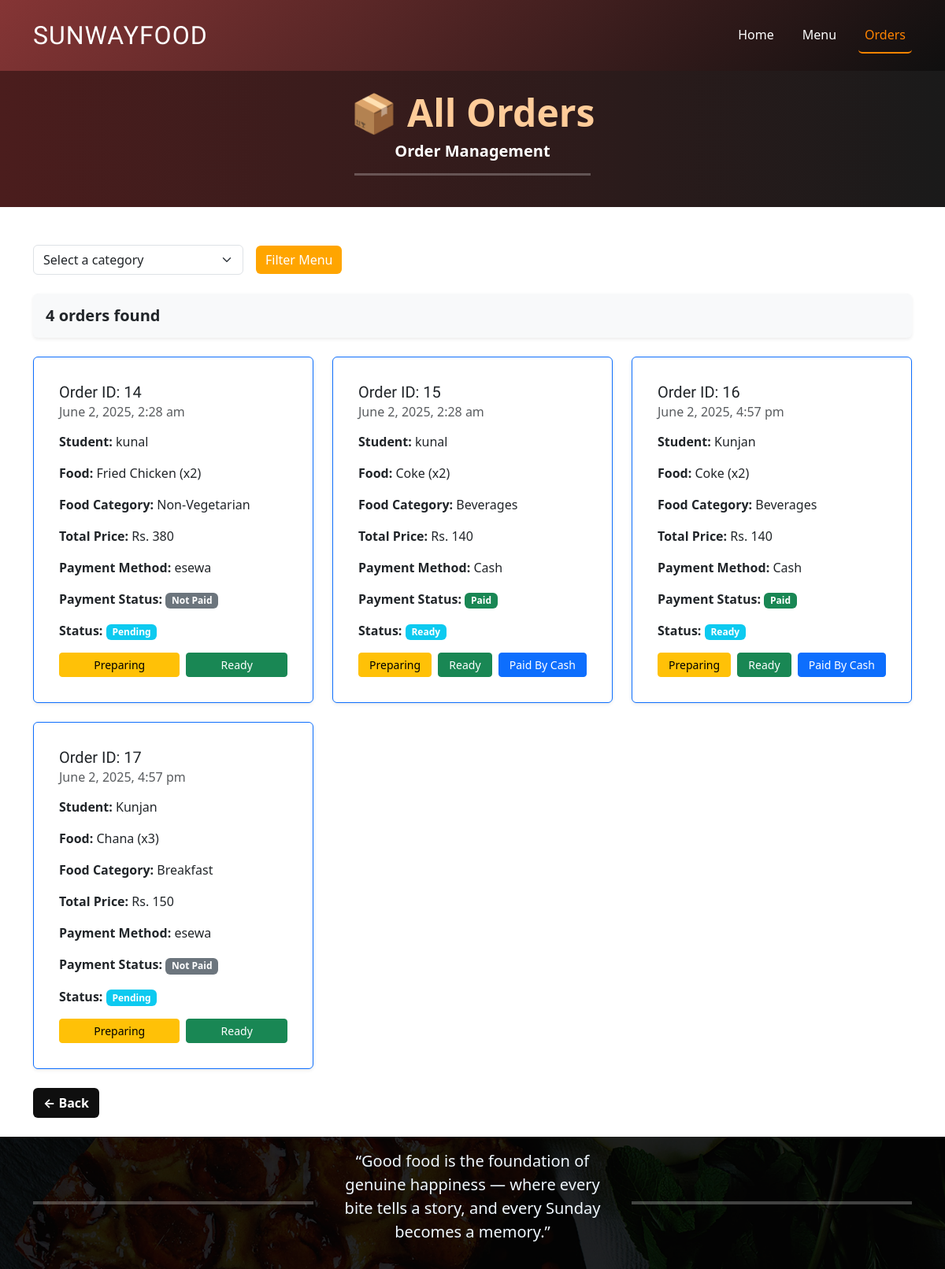
The app's page /php_Project/phpScripts/allOrders.php with its own data.
### tables this page shows
CREATE TABLE `orders` (
  `id` int(11) NOT NULL AUTO_INCREMENT,
  `user_id` int(11) DEFAULT NULL,
  `order_time` timestamp NOT NULL DEFAULT current_timestamp(),
  `total_price` int(11) DEFAULT NULL,
  `status` enum('Pending','Preparing','Ready') DEFAULT 'Pending',
  `pay_method` enum('Cash','esewa') DEFAULT 'Cash',
  `payment` varchar(20) DEFAULT 'Not Paid',
  PRIMARY KEY (`id`),
  KEY `user_id` (`user_id`),
  CONSTRAINT `orders_ibfk_1` FOREIGN KEY (`user_id`) REFERENCES `users` (`id`)
);

CREATE TABLE `users` (
  `id` int(11) NOT NULL AUTO_INCREMENT,
  `FULL_name` varchar(255) NOT NULL,
  `email` varchar(100) NOT NULL,
  `password` varchar(255) NOT NULL,
  `role` enum('student','admin') DEFAULT 'student',
  `created_at` timestamp NOT NULL DEFAULT current_timestamp(),
  PRIMARY KEY (`id`),
  UNIQUE KEY `email` (`email`)
);

CREATE TABLE `menu_items` (
  `id` int(11) NOT NULL AUTO_INCREMENT,
  `name` varchar(100) NOT NULL,
  `category_id` int(11) DEFAULT NULL,
  `price` decimal(10,2) NOT NULL,
  `description` text DEFAULT NULL,
  `image_path` varchar(255) DEFAULT NULL,
  PRIMARY KEY (`id`),
  KEY `category_id` (`category_id`),
  CONSTRAINT `menu_items_ibfk_1` FOREIGN KEY (`category_id`) REFERENCES `categories` (`id`)
);

CREATE TABLE `order_items` (
  `id` int(11) NOT NULL AUTO_INCREMENT,
  `order_id` int(11) DEFAULT NULL,
  `item_id` int(11) DEFAULT NULL,
  `quantity` int(11) DEFAULT NULL,
  PRIMARY KEY (`id`),
  KEY `order_id` (`order_id`),
  KEY `item_id` (`item_id`),
  CONSTRAINT `order_items_ibfk_1` FOREIGN KEY (`order_id`) REFERENCES `orders` (`id`),
  CONSTRAINT `order_items_ibfk_2` FOREIGN KEY (`item_id`) REFERENCES `menu_items` (`id`)
);

CREATE TABLE `categories` (
  `id` int(11) NOT NULL AUTO_INCREMENT,
  `name` varchar(50) NOT NULL,
  PRIMARY KEY (`id`)
);

### php_Project/phpScripts/allOrders.php (the view, shortened to what this page needs)
<?php
    include ('../includes/dbconn.php');
    $isLoggedIn = isset($_SESSION['name']);
    if($_SERVER['REQUEST_METHOD']=='POST'){
        $category = $_POST['category_select'];
        if ($category == 'all'){
            $select = "SELECT o.id AS order_id, o.order_time, o.total_price, o.status, o.pay_method, o.payment, mi.name AS food_name, oi.quantity, u.FULL_name as fullName, c.name as category_name FROM orders o JOIN order_items oi ON o.id = oi.order_id JOIN menu_items mi ON oi.item_id = mi.id join users u on u.id = o.user_id join categories c on c.id=mi.category_id";
        }else{
            $select = "SELECT o.id AS order_id, o.order_time, o.total_price, o.status, o.pay_method, o.payment, mi.name AS food_name, oi.quantity, u.FULL_name as fullName, c.name as category_name FROM orders o JOIN order_items oi ON o.id = oi.order_id JOIN menu_items mi ON oi.item_id = mi.id join users u on u.id = o.user_id join categories c on c.id=mi.category_id where c.name='$category'";
        }
    } else {
        $select = "SELECT o.id AS order_id, o.order_time, o.total_price, o.status, o.pay_method, o.payment, mi.name AS food_name, oi.quantity, u.FULL_name as fullName, c.name as category_name FROM orders o JOIN order_items oi ON o.id = oi.order_id JOIN menu_items mi ON oi.item_id = mi.id join users u on u.id = o.user_id join categories c on c.id=mi.category_id";
    }
    $result = mysqli_query($dbconn, $select);
?>
<!DOCTYPE html>
<html lang="en">
<head>
    <link href="https://cdn.jsdelivr.net/npm/bootstrap@5.3.3/dist/css/bootstrap.min.css" rel="stylesheet">
    <link href="../css/main.css" rel="stylesheet">
</head>
<body>
    <nav class="navbar navbar-expand-lg bg-dark navbar-dark py-3 main-page-nav">
        <div class="container">
        <a class="navbar-brand" href="../index.php">SUNWAYFOOD</a>
        <div class="collapse navbar-collapse" id="navbarNav">
            <ul class="navbar-nav ms-auto">
            <li class="nav-item">
                <a class="nav-link" href="../index.php">Home</a>
            </li>
            <li class="nav-item">
                <a class="nav-link" href="<?= $isLoggedIn ? 'admin_main.php' : 'login.php' ?>">Menu</a>
            </li>
            <li class="nav-item">
                <a class="nav-link active" href="<?= $isLoggedIn ? 'allOrders.php' : 'login.php' ?>">Orders</a>
            </li>
            </ul>
        </div>
        </div>
    </nav>
    <div class="text-center py-4 order-head mb-5" style="background: linear-gradient(to right, #4B1D1D, #1a1a1a); color: #ffcc99;">
        <h1 class="fw-bold display-5">📦 All Orders</h1>
        <h5 class="fw-semibold" >Order Management</h5>
        <hr class="w-25 mx-auto" style="border-top: 3px solid #fff;">
    </div>
    <div class="container">
        <form action="#" method="POST" class="row g-3 align-items-center mb-4">
            <div class="col-sm-3">
            <select name="category_select" class="form-select" required>
                <option value="" disabled selected>Select a category</option>
            </select>
            </div>
            <div class="col-sm-4">
            <button type="submit" class="btn btn-primary" style="background-color: orange; color: white; border:none;">Filter Menu</button>
            </div>
        </form>
        <div class="p-3 bg-light rounded shadow-sm mb-4">
            <h5 class="text-dark fw-bold mb-0"><?= mysqli_num_rows($result) ?> orders found</h5>
        </div>
        <div class="row">
            <?php
            if (mysqli_num_rows($result)>0){
            while ($row = mysqli_fetch_assoc($result)) { ?>
            <div class="col-md-6 col-lg-4 mb-4">
                <div class="card border-primary shadow-sm h-100 p-3">
                    <div class="card-body d-flex flex-column">
                        <h5 class="card-title mb-2">Order ID: <?= $row['order_id'] ?></h5>
                        <h6 class="card-subtitle text-muted mb-3"><?= date("F j, Y, g:i a", strtotime($row['order_time'])) ?></h6>
                        <p><strong>Student:</strong> <?= htmlspecialchars($row['fullName']) ?></p>
                        <p><strong>Food:</strong> <?= htmlspecialchars($row['food_name']) ?> (x<?= $row['quantity'] ?>)</p>
                        <p><strong>Food Category:</strong> <?= $row['category_name'] ?></p>
                        <p><strong>Total Price:</strong> Rs. <?= $row['total_price'] ?></p>
                        <p><strong>Payment Method:</strong> <?= $row['pay_method'] ?></p>
                        <p><strong>Payment Status:</strong> <span class="badge bg-<?= $row['payment'] === 'Paid' ? 'success' : 'secondary' ?>"><?= $row['payment'] ?></span></p>
                        <p><strong>Status:</strong> <span class="badge bg-info"><?= $row['status'] ?></span></p>
                        <div class="mt-auto">
                            <div class="d-flex flex-wrap gap-2">
                                <a href="status.php?order_id=<?= $row['order_id'] ?>&b=Preparing" class="btn btn-warning btn-sm flex-grow-1">Preparing</a>
                                <a href="status.php?order_id=<?= $row['order_id'] ?>&b=Ready" class="btn btn-success btn-sm flex-grow-1">Ready</a>
                                <?php if ($row['pay_method'] == 'Cash'): ?>
                                    <a href="paidByCash.php?order_id=<?= $row['order_id'] ?>" class="btn btn-primary btn-sm flex-grow-1">Paid By Cash</a>
                                <?php endif; ?>
                            </div>
                        </div>
                    </div>
                </div>
            </div>
            <?php }}
        ?>
        </div>
        <div class="text-left mb-4">
            <a href="admin_main.php" class="btn btn-outline fw-bold back-btn white">← Back</a>
        </div>
    </div>
    <div class="alternate">
      <div class="container">
          <div class="row">
              <div class="col hr">
                  <hr style="border: none; height: 4px; background-color:rgb(255, 255, 255);">
              </div>
              <div class="col quote">
                  <div class="quote-box text-center my-3">
                      <blockquote class="blockquote">
                          <p class="mb-0">“Good food is the foundation of genuine happiness — where every bite tells a story, and every Sunday becomes a memory.”</p>
                      </blockquote>
                  </div>
              </div>
              <div class="col hr">
                  <hr style="border: none; height: 4px; background-color:rgb(255, 255, 255);">
              </div>
          </div>
      </div>
    </div>
</body>
</html>

### php_Project/css/main.css (style rules this page uses)
body { overflow-x: hidden; background:#ffffff; min-width: 350px; }
.navbar { background: linear-gradient(135deg, #853535, #0f0f0f); }
.navbar-brand { font-family: 'Nova Cut', cursive !important; font-size: 32px; letter-spacing: 1px; }
.card-title { font-family: 'Nova Cut', cursive !important; }
.nav-link { font-size: 16px; }
.collapse ul { gap: 20px; }
.nav-link { color: white; padding: 10px; }
.nav-link.active { color: #ff8400 !important; border-bottom: 2px solid #ff8400; border-radius: 5px; }
.col { display: flex; flex-direction: column; justify-content: center; z-index: 1000; }
.text, h5 { color: aliceblue; }
.alternate { background-image: url('../image/bg.png'); background-size: cover; background-position: center; background-repeat: no-repeat; }
.back-btn { background-color: #0f0f0f; color:#ffffff }
.order-head { width: 100%; }
.order-head h5 { color: #ffffff; }
.order-head hr { background-color: #ffffff; }
.blockquote { color: aliceblue; }
.col hr { z-index: 1000; }
.rounded { border-radius: 30px; overflow: hidden; }

### records on screen
orders: id "14", order_time "June 2, 2025, 2:28 am", user.FULL_name "kunal", menu_items.name "Fried Chicken", order_items.quantity "2", categories.name "Non-Vegetarian", total_price "380", pay_method "esewa", payment "Not Paid", status "Pending"
orders: id "15", order_time "June 2, 2025, 2:28 am", user.FULL_name "kunal", menu_items.name "Coke", order_items.quantity "2", categories.name "Beverages", total_price "140", pay_method "Cash", payment "Paid", status "Ready"
orders: id "16", order_time "June 2, 2025, 4:57 pm", user.FULL_name "Kunjan", menu_items.name "Coke", order_items.quantity "2", categories.name "Beverages", total_price "140", pay_method "Cash", payment "Paid", status "Ready"
orders: id "17", order_time "June 2, 2025, 4:57 pm", user.FULL_name "Kunjan", menu_items.name "Chana", order_items.quantity "3", categories.name "Breakfast", total_price "150", pay_method "esewa", payment "Not Paid", status "Pending"

### other values on screen
mysqli_num_rows($result) "4"
